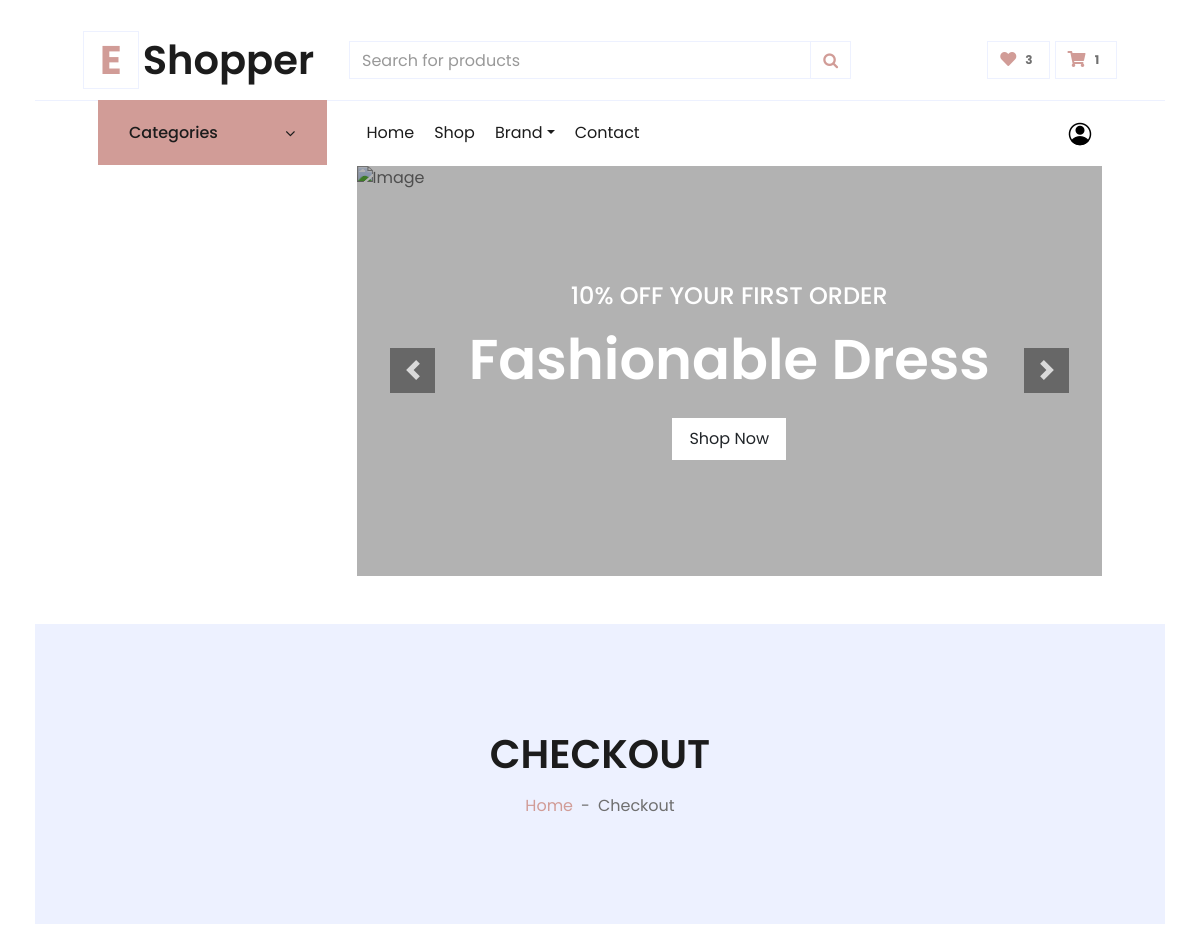
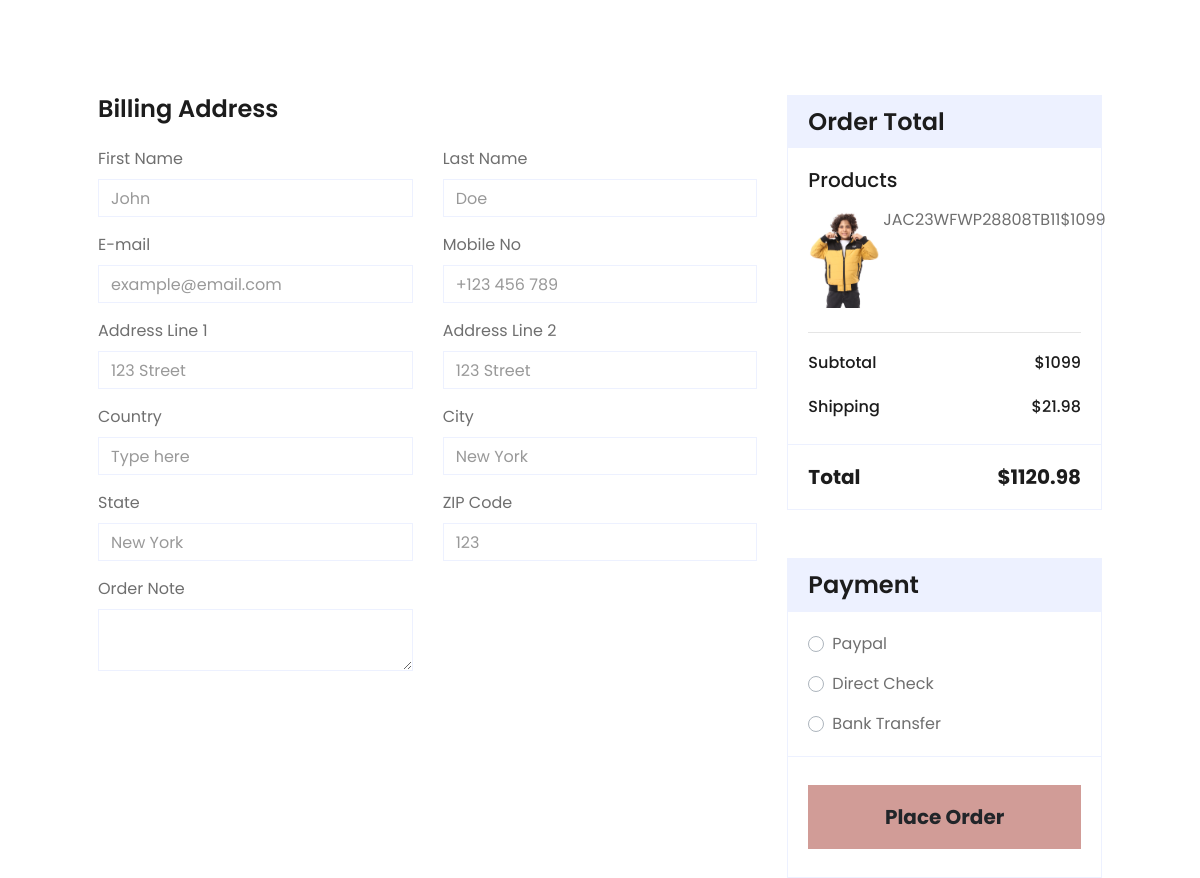
Before: /cart/checkout/ (signed in, upper part) with the older database file (2 pictures, top to bottom).
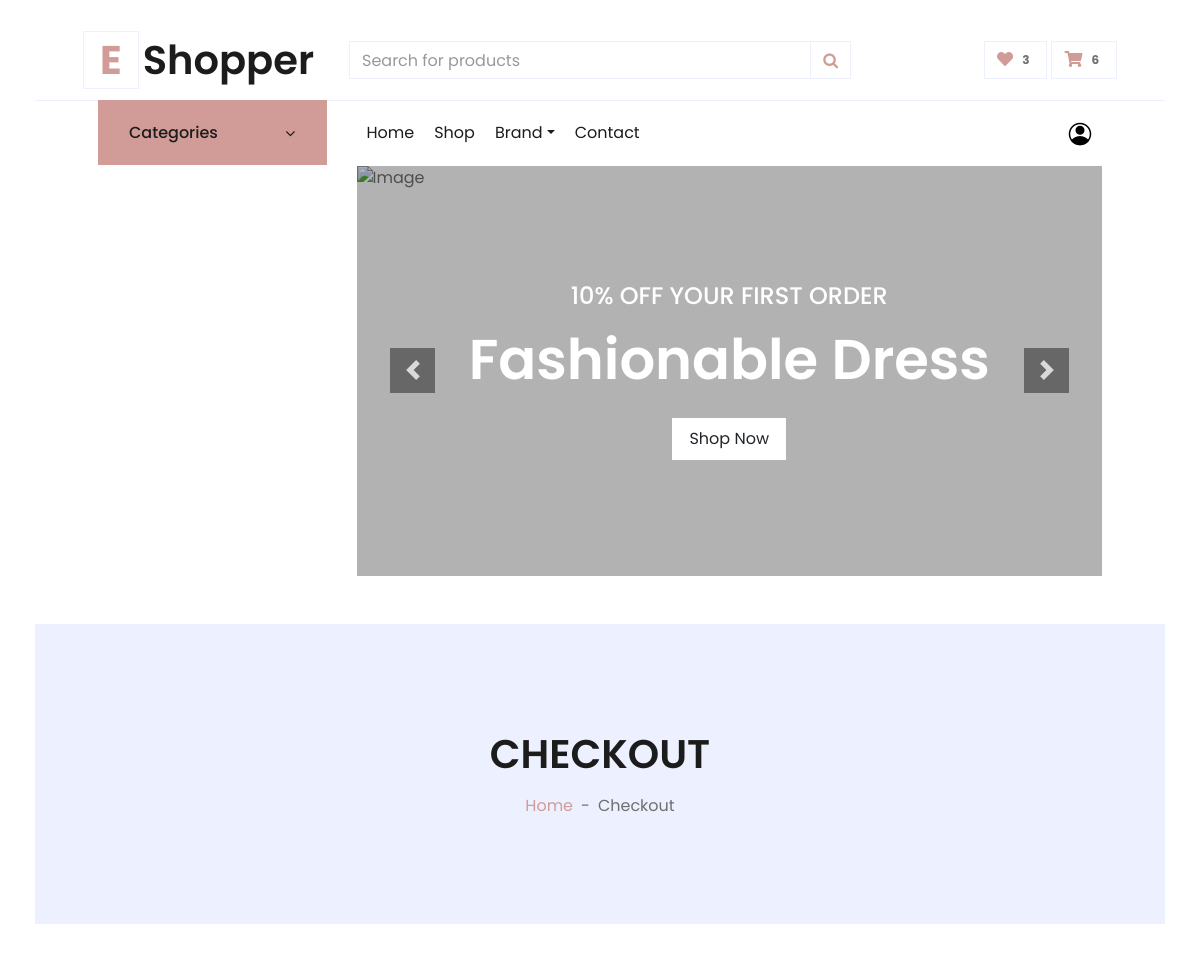
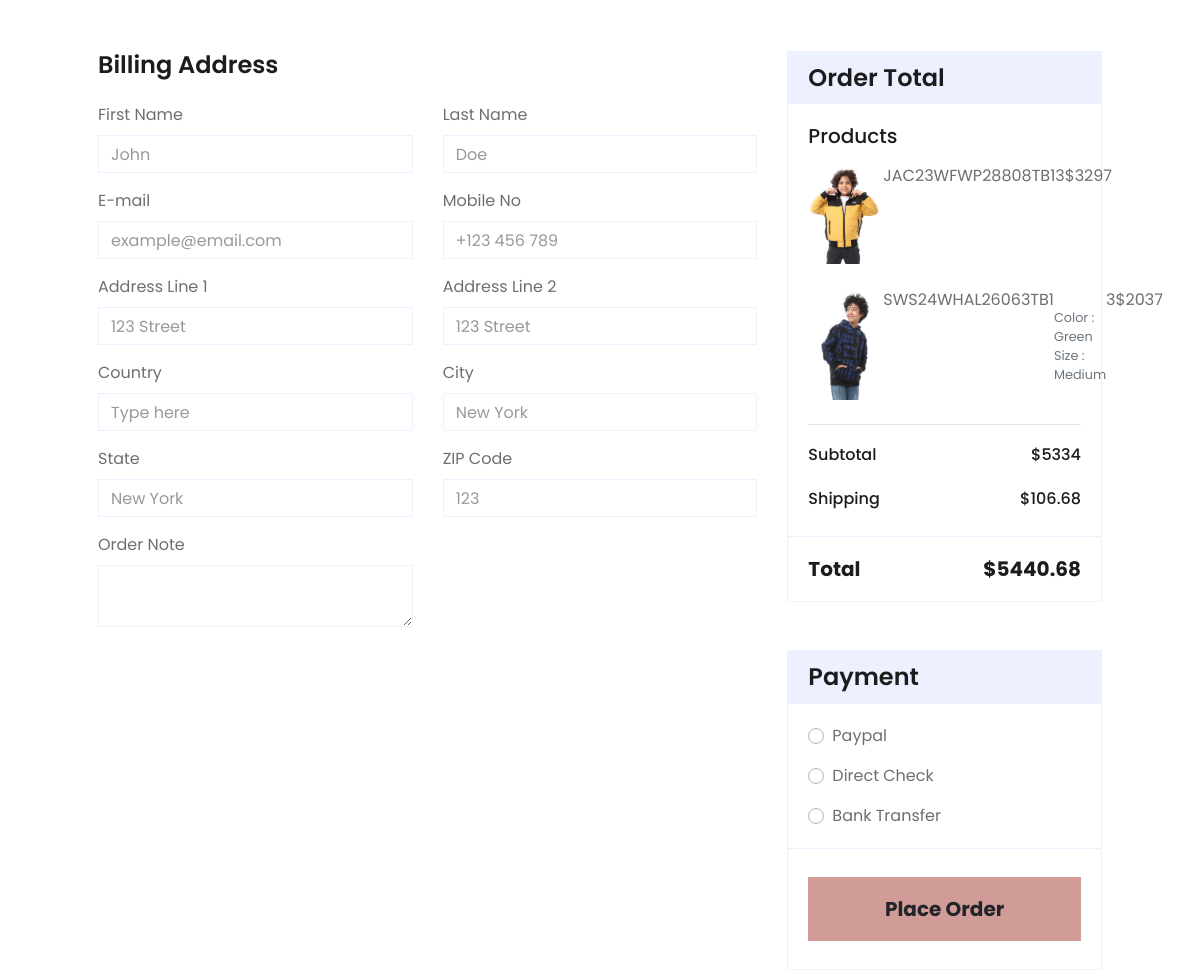
After: the same page with the newer database file (2 pictures, top to bottom).
### carts/models.py (models this page shows)
class CartItem(models.Model):
    user = models.ForeignKey(User, on_delete=models.CASCADE , null=True)
    product = models.ForeignKey("product.Product", on_delete=models.CASCADE)
    variations = models.ManyToManyField("product.Variation",blank=True)
    cart = models.ForeignKey(Cart, on_delete=models.CASCADE , null=True)
    quantity = models.IntegerField()
    is_active = models.BooleanField(default=True)
    def sub_total(self):
        if self.product.discount:
            return self.product.discount * self.quantity
        else:
            return self.product.price * self.quantity
    def __str__(self):
        return str(self.product)

### product/models.py (models this page shows, shortened)
class Product(models.Model):
    name = models.CharField(max_length=100)
    image = models.ImageField(upload_to='product/')
    stock = models.IntegerField()
    price = models.IntegerField(default=0)
    discount = models.FloatField(_(""))
    description = models.TextField(max_length=10000)
    like = models.ManyToManyField(User , blank=True,related_name='product_favourite')
    created_at = models.DateTimeField( default=timezone.now)
    category = models.ForeignKey('ProductCategory',verbose_name=('category'), on_delete=models.CASCADE ,default='')
    subcategory = models.ForeignKey("Subcategory" , on_delete=models.CASCADE ,default='')
    PRDBrand = models.ForeignKey('settings.Brand' ,related_name='product_brand', on_delete=models.CASCADE , blank=True, null=True ,verbose_name=_("Brand "))
    slug = models.SlugField(null=True,blank=True , unique=True)
    tags = TaggableManager()
    views = models.PositiveIntegerField(default=0)
    is_available = models.BooleanField(default=True)
    class Meta:
        ordering = ["name"]
    def __str__(self):
        return self.name

class Variation(models.Model):
    product = models.ForeignKey(Product,  on_delete=models.CASCADE)
    variation_category = models.CharField( max_length=200 , choices=variation_category_choice)
    variation_value = models.CharField( max_length=200 )
    is_active = models.BooleanField(default=True)
    created_at = models.DateTimeField(  auto_now_add=True)
    objects = VariationManager()

### carts/views.py (the view)
# urls.py: path('checkout/', checkout ,name = 'checkout'),
@login_required(login_url='login')
def checkout(request,total=0 ,quantity=0,cart_items=None):
    try:
        tax = 0
        grand_total=0
        if request.user.is_authenticated:
             cart_items = CartItem.objects.filter(user=request.user,is_active=True)
        else:
            cart = Cart.objects.get(cart_id=_cart_id(request))
            cart_items = CartItem.objects.filter(cart=cart,is_active=True)
        for cart_item in cart_items:
            if cart_item.product.discount:
                total+=(cart_item.product.discount * cart_item.quantity)
                quantity+=cart_item.quantity
            else:
                total+=(cart_item.product.price * cart_item.quantity)
                quantity+=cart_item.quantity
        tax = (2 * total)/100
        grand_total = total+tax
    except Cart.DoesNotExist:
        pass
    context={
        'cart_items':cart_items,
        'total':total,
        'quantity':quantity,
        'tax':tax,
        'grand_total':grand_total,
    }
    return render(request,'checkout/checkout.html',context)

### accounts/favourite_context.py (called while the page is built)
def counter(request):
    product_count = 0
    if request.user.is_authenticated:
        if 'admin' in request.path:
            return{}
        else :
            try :
                user_favourites = Product.objects.filter(like=request.user)
                product_count = user_favourites.count()
            except Product.DoesNotExist:
                product_count=0
    return dict(product_count=product_count)

### carts/cart_context.py (called while the page is built)
def counter(request):
    cart_count = 0
    if 'admin' in request.path:
        return{}
    else :
        try :
            cart = Cart.objects.filter(cart_id=_cart_id(request))
            if request.user.is_authenticated:
                cart_items= CartItem.objects.all().filter(user=request.user)
            else:
                cart_items = CartItem.objects.all().filter(cart=cart[:1])
            for cart_item in cart_items:
                cart_count+=cart_item.quantity
        except Cart.DoesNotExist:
            cart_count=0
    return dict(cart_count=cart_count)

### carts/views.py (called while the page is built)
def _cart_id(request):
    cart = request.session.session_key
    if not cart:
        cart = request.session.create()
    return cart

### carts/templates/checkout/checkout.html (shortened to what the changed rows need)
{% extends 'base.html' %}
{% load static %}
{% block body %}
<div class="container-fluid bg-secondary mb-5">
    <div class="d-flex flex-column align-items-center justify-content-center" style="min-height: 300px">
        <h1 class="font-weight-semi-bold text-uppercase mb-3">Checkout</h1>
    </div>
</div>
<form method="POST" action="{% url 'orders:place_order' %}">
    <div class="container-fluid pt-5">
        <div class="row px-xl-5">
            <div class="col-lg-4">
                <div class="card border-secondary mb-5">
                    <div class="card-body">
                        <h5 class="font-weight-medium mb-3">Products</h5>
                        {% for cart_item in cart_items %}
                        <div class="d-flex justify-content-between"><img src="{{cart_item.product.image.url}}" alt=""
                                style="width: 75px;">
                            {{cart_item}}
                            <p class="text-muted small"><br>
                                {% if cart_item.variations.all %}
                                {% for item in cart_item.variations.all  %}
                                {{item.variation_category|capfirst}} :
                                {{item.variation_value|capfirst}}<br>
                                {% endfor %}
                                {% endif %}
                                <p>{{cart_item.quantity}}</p>
                                <p>${{cart_item.sub_total}}</p>
                        </div><br>
                        {% endfor %}
                        <hr class="mt-0">
                        <div class="d-flex justify-content-between mb-3 pt-1">
                            <h6 class="font-weight-medium">Subtotal</h6>
                            <h6 class="font-weight-medium">${{total}}</h6>
                        </div>
                        <div class="d-flex justify-content-between">
                            <h6 class="font-weight-medium">Shipping</h6>
                            <h6 class="font-weight-medium">${{tax}}</h6>
                        </div>
                    </div>
                    <div class="card-footer border-secondary bg-transparent">
                        <div class="d-flex justify-content-between mt-2">
                            <h5 class="font-weight-bold">Total</h5>
                            <h5 class="font-weight-bold">${{grand_total}}</h5>
                        </div>
                    </div>
                </div>
            </div>
        </div>
    </div>
</form>
{% endblock %}

### templates/base.html (shortened to what the changed rows need)
{% load static %}
<!DOCTYPE html>
<html lang="en">
<head>
    <link href="https://cdnjs.cloudflare.com/ajax/libs/font-awesome/5.10.0/css/all.min.css" rel="stylesheet">
    <link rel="stylesheet" href="https://cdnjs.cloudflare.com/ajax/libs/font-awesome/4.7.0/css/font-awesome.min.css">
    <link href="{% static 'lib4/owlcarousel/assets/owl.carousel.min.css'%}" rel="stylesheet">
    <link href="{% static 'css4/style.css'%}" rel="stylesheet">
    <link href="{% static 'css4/review.css'%}" rel="stylesheet">
    <link href="{% static 'css4/custom.css'%}" rel="stylesheet">
</head>
<body>
    <div class="container-fluid">
        <div class="row align-items-center py-3 px-xl-5">
            <div class="col-lg-3 d-none d-lg-block">
                <a href="/" class="text-decoration-none">
                    <h1 class="m-0 display-5 font-weight-semi-bold"><span
                            class="text-primary font-weight-bold border px-3 mr-1">E</span>{{myfooter.site_name}}</h1>
                </a>
            </div>
            {% if user.is_authenticated %}
            <div class="col-lg-3 col-6 text-right">
                {% endif %}
                <a href="{% url 'carts:cart'%}" class="btn border">
                    <i class="fas fa-shopping-cart text-primary"></i>
                    <span class="badge">{{cart_count}}</span>
                </a>
            </div>
        </div>
        {% block body %}
        {% endblock body %}
</body>
</html>

Changed rows visible on the page:
changed CartItem "JAC23WFWP28808TB1": quantity "1" → "3"; sub_total "1099" → "3297"
added CartItem: product.image (picture), product.name "SWS24WHAL26063TB1", quantity "3", sub_total "2037"
now on this page (row unchanged): Variation: variation_category "Color", variation_value "Green"
now on this page (row unchanged): Variation: variation_category "Size", variation_value "Medium"
Other visible differences:
{{ cart_count }}: "1" → "6"
{{ total }}: "1099" → "5334"
{{ tax }}: "21.98" → "106.68"
{{ grand_total }}: "1120.98" → "5440.68"
